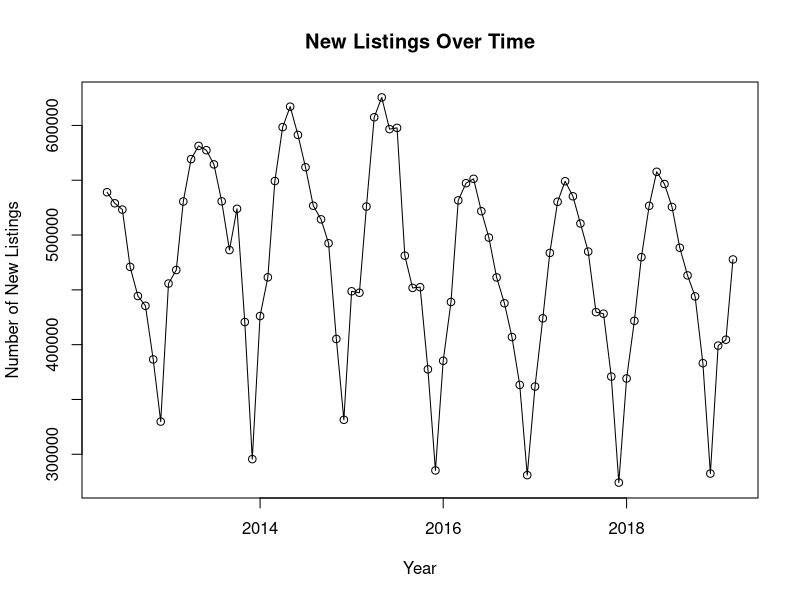
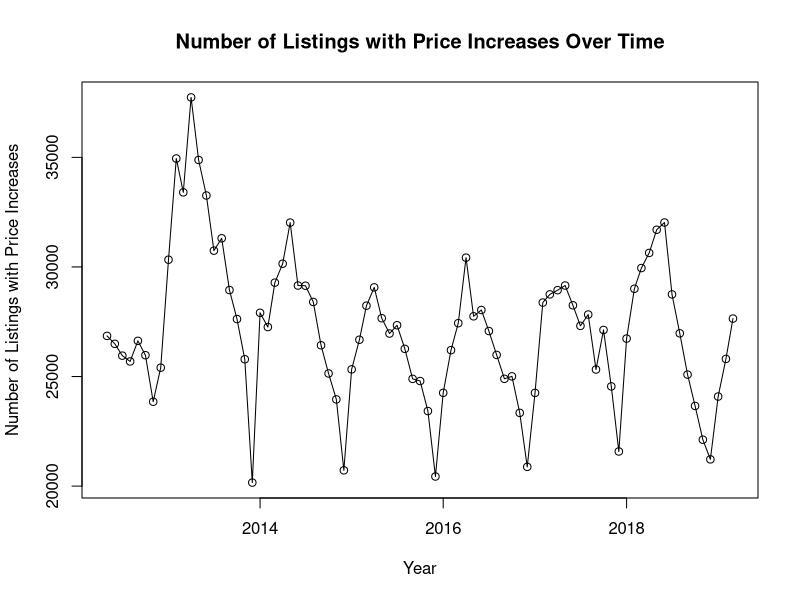
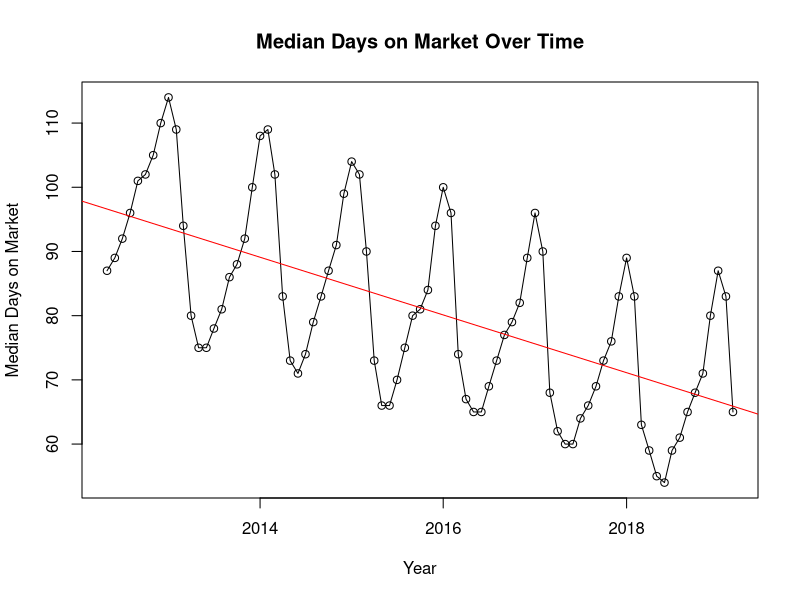
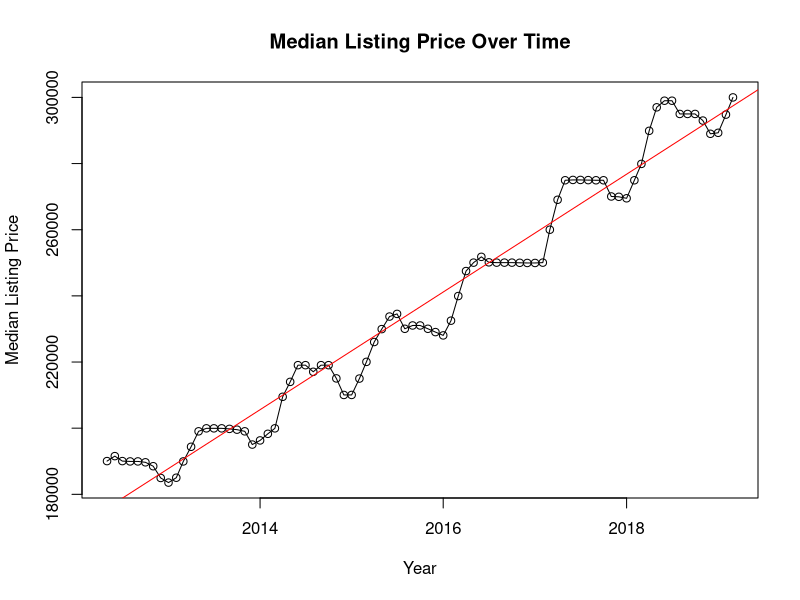
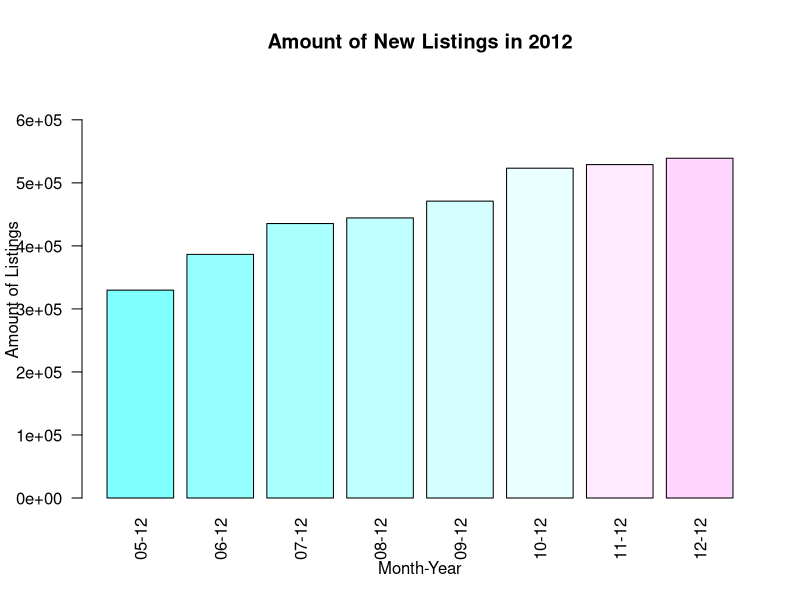
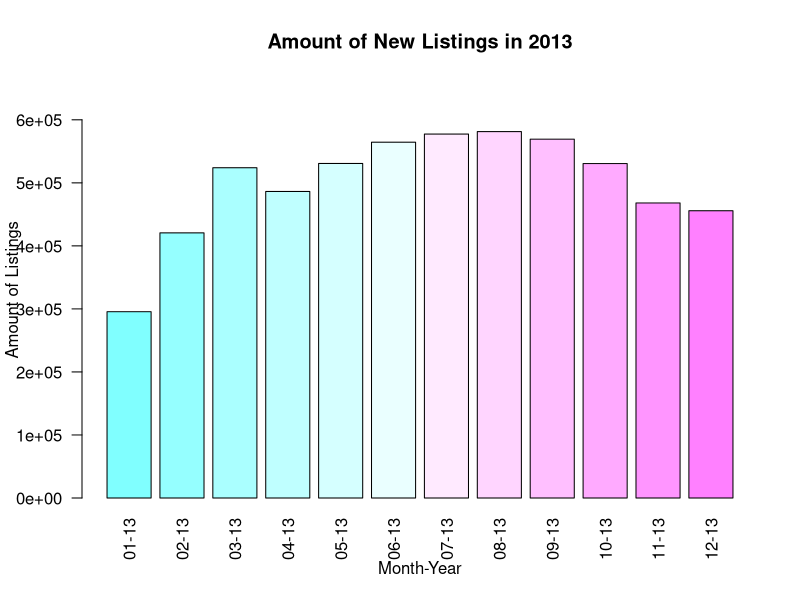
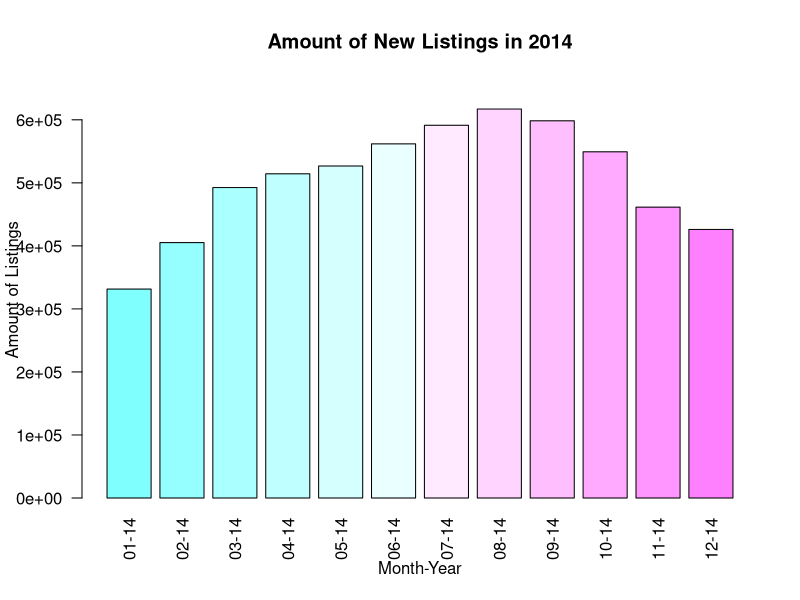
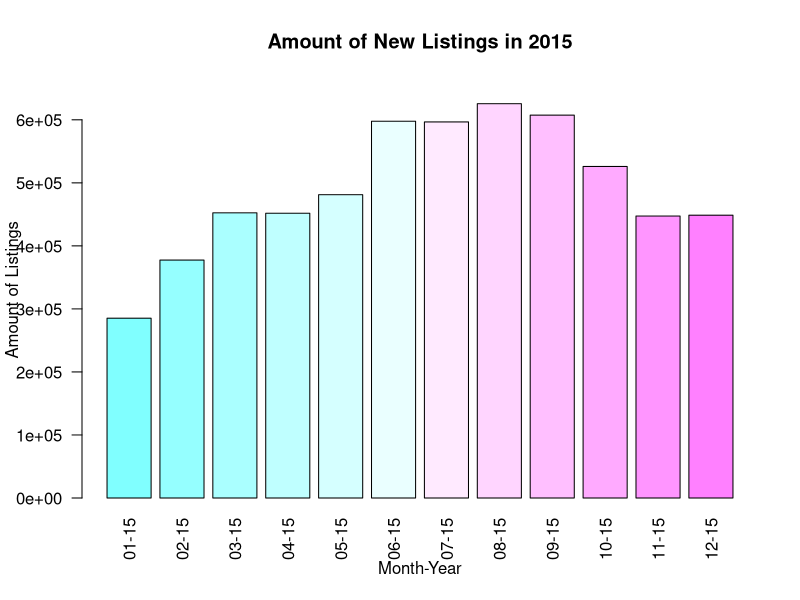

These charts were generated, in order, by the following R code: (Note: this script raises an error after producing the figures.)
# Original Data set:
# https://www.realtor.com/research/data/

# Sources:
# https://www.analyticsvidhya.com/blog/2015/12/complete-tutorial-time-series-modeling/
# https://anomaly.io/seasonal-trend-decomposition-in-r/

library(forecast)
library(plyr)
library(lattice)
library(zoo)
library(tseries)

# Read in Data Set
setwd("/Users/ericvela/Documents/Realtor Data")
national <- read.csv("RDC_InventoryCoreMetrics_US_Hist.csv")

# DATA TRANSFORMATIONS
#
# Format Month as MM/DD/YYYY
national$Month <- as.Date(national$Month, "%m/%d/%y")
# Rename Month Column to Date
names(national)[1] <- "Date"
# Create attribute that only includes months
national$MonthOnly <- format(national$Date, format = "%m")
# Create attribute that is Month Year
national$MonthYear <- format(national$Date, format = "%m-%y")
# Create Yearly filter dummy attributes
national$is2012 <- ifelse(national$Date < as.Date("2013-01-01"),1,0)
national$is2013 <- ifelse(national$Date < as.Date("2014-01-01") & national$Date >= as.Date("2013-01-01"),1,0)
national$is2014 <- ifelse(national$Date < as.Date("2015-01-01") & national$Date >= as.Date("2014-01-01"),1,0)
national$is2015 <- ifelse(national$Date < as.Date("2016-01-01") & national$Date >= as.Date("2015-01-01"),1,0)
national$is2016 <- ifelse(national$Date < as.Date("2017-01-01") & national$Date >= as.Date("2016-01-01"),1,0)
national$is2017 <- ifelse(national$Date < as.Date("2018-01-01") & national$Date >= as.Date("2017-01-01"),1,0)
national$is2018 <- ifelse(national$Date < as.Date("2019-01-01") & national$Date >= as.Date("2018-01-01"),1,0)
national$is2019 <- ifelse(national$Date < as.Date("2020-01-01") & national$Date >= as.Date("2019-01-01"),1,0)

# DATA VISUALIZATION (EDA)
#
# Plotting Date and New Listing Count
plot(national$Date, national$New.Listing.Count, 
     type = "o", 
     xlab = "Year", 
     ylab = "Number of New Listings", 
     main = "New Listings Over Time")

# Plotting Date and Price Increase Count
plot(national$Date, national$Price.Increase.Count, 
     type = "o",
     xlab = "Year",
     ylab = "Number of Listings with Price Increases",
     main = "Number of Listings with Price Increases Over Time")

# Plotting Date and Days on Market
plot(national$Date, national$Days.on.Market,
     type = "o",
     xlab = "Year",
     ylab = "Median Days on Market",
     main = "Median Days on Market Over Time")
abline(lm(national$Days.on.Market~national$Date), col = "red")


# Plotting Date and Median Listing Price
plot(national$Date, national$Median.Listing.Price,
     type = "o",
     xlab = "Year",
     ylab = "Median Listing Price",
     main = "Median Listing Price Over Time")
abline(lm(national$Median.Listing.Price~national$Date), col = "red")

# As Days on the market decreases, median listing price increases
cor(national$Days.on.Market, national$Median.Listing.Price)

# Find Max number of New Listings and the Date
# The maximum number of listings was in 2015-05-01 with 65572
max(national$New.Listing.Count)
national[which.max(national$New.Listing.Count),]$Date

#
# INSIGHT AND DESCRIPTIVE ANALYTICS
#
# Amount of New Listings per Year

# Amount of New Listings in 2012
barplot(national[national$is2012 == "1",]$New.Listing.Count,
        names.arg = sort(national[national$is2012 == "1",]$MonthYear, decreasing = FALSE),
        col = cm.colors(12),
        main = "Amount of New Listings in 2012",
        xlab = "Month-Year",
        ylab = "Amount of Listings",
        ylim = c(0,660000),
        las = 2)

# Amount of New Listings in 2013
barplot(national[national$is2013 == "1",]$New.Listing.Count,
        names.arg = sort(national[national$is2013 == "1",]$MonthYear, decreasing = FALSE),
        col = cm.colors(12),
        main = "Amount of New Listings in 2013",
        xlab = "Month-Year",
        ylab = "Amount of Listings",
        ylim = c(0,660000),
        las = 2)

# Amount of New Listings in 2014
barplot(national[national$is2014 == "1",]$New.Listing.Count,
        names.arg = sort(national[national$is2014 == "1",]$MonthYear, decreasing = FALSE),
        col = cm.colors(12),
        main = "Amount of New Listings in 2014",
        xlab = "Month-Year",
        ylab = "Amount of Listings",
        ylim = c(0,660000),
        las = 2)

# Amount of New Listings in 2015
barplot(national[national$is2015 == "1",]$New.Listing.Count,
        names.arg = sort(national[national$is2015 == "1",]$MonthYear, decreasing = FALSE),
        col = cm.colors(12),
        main = "Amount of New Listings in 2015",
        xlab = "Month-Year",
        ylab = "Amount of Listings",
        ylim = c(0,660000),
        las = 2)

# Amount of New Listings in 2016
barplot(national[national$is2016 == "1",]$New.Listing.Count,
        names.arg = sort(national[national$is2016 == "1",]$MonthYear, decreasing = FALSE),
        col = cm.colors(12),
        main = "Amount of New Listings in 2016",
        xlab = "Month-Year",
        ylab = "Amount of Listings",
        ylim = c(0,660000),
        las = 2)

# Amount of New Listings in 2017
barplot(national[national$is2017 == "1",]$New.Listing.Count,
        names.arg = sort(national[national$is2017 == "1",]$MonthYear, decreasing = FALSE),
        col = cm.colors(12),
        main = "Amount of New Listings in 2017",
        xlab = "Month-Year",
        ylab = "Amount of Listings",
        ylim = c(0,660000),
        las = 2)

# Amount of New Listings in 2018
barplot(national[national$is2018 == "1",]$New.Listing.Count,
        names.arg = sort(national[national$is2018 == "1",]$MonthYear, decreasing = FALSE),
        col = cm.colors(12),
        main = "Amount of New Listings in 2018",
        xlab = "Month-Year",
        ylab = "Amount of Listings",
        ylim = c(0,660000),
        las = 2)

# Amount of New Listings in 2019
barplot(national[national$is2019 == "1",]$New.Listing.Count,
        names.arg = sort(national[national$is2019 == "1",]$MonthYear, decreasing = FALSE),
        col = cm.colors(3),
        main = "Amount of New Listings in 2019",
        xlab = "Month-Year",
        ylab = "Amount of Listings",
        ylim = c(0,660000),
        las = 2)

# Amount of New Listings All Time
new.listings.all.time <- aggregate(New.Listing.Count ~ MonthYear, data = national, FUN = sum)
new.listings.all.time <- new.listings.all.time[order(-new.listings.all.time$New.Listing.Count),]
names(new.listings.all.time)[1] <- "MonthYear"
names(new.listings.all.time)[2] <- "Frequency.of.New.Listings"
new.listings.all.time <-transform(new.listings.all.time, Relative = prop.table(Frequency.of.New.Listings))
new.listings.all.time

# Yikes
barplot(new.listings.all.time$New.Listing.Count)

# Amount of New Listings by month Plot
new.listings.by.month <- aggregate(New.Listing.Count ~ MonthOnly, data = national, FUN = sum)
names(new.listings.by.month)[1] <- "Month"
names(new.listings.by.month)[2] <- "Frequency.of.New.Listings"
new.listings.by.month <-transform(new.listings.by.month, Relative = prop.table(Frequency.of.New.Listings))
new.listings.by.month$MonthAbb <- c("Jan","Feb","Mar",
                                    "Apr","May","Jun",
                                    "Jul","Aug","Sep",
                                    "Oct","Nov","Dec")
mean(new.listings.by.month$Frequency.of.New.Listings)
barplot(new.listings.by.month$Frequency.of.New.Listings,
        names.arg = new.listings.by.month$MonthAbb,
        col = cm.colors(12),
        ylab = "Frequency",
        xlab = "Month",
        main = "New Listings Per Month All Time",
        )


# Graph relative frequency per month for new listings
barplot(new.listings.by.month$Relative, 
        names.arg = new.listings.by.month$MonthAbb,
        xlab = "Month",
        ylab = "Relative Frequency",
        main = "Relative Frequency Per Month for New Listings",
        col = terrain.colors(12),
        ylim = c(0, .10))

#
# MODEL BUILDING
#

# Coerce Date and New Listings Count to a Time Series object
nldf <- subset(national, select = c(Date, New.Listing.Count))
nlts <- as.ts(read.zoo(nldf, FUN = as.yearmon))

plot(nlts,
     ylab = "New Listings",
     main = "New Listings Thus Far")

# unreliable trend, not run
#abline(reg=lm(nlts~time(nlts)), col = "red")

# aggregate the cycle year over year
plot(aggregate(nlts, FUN = mean))

# analyze seasonal effect
seas.effect <- boxplot(nlts~cycle(nlts))

# Check to see if the data is stationary
# 
# The data is stationary enough for now
adf.test(diff(log(nlts)), alternative="stationary", k=0)

# ACF plot
#
acf(log(nlts))

# use log trasnformation and regress on the difference of logs
# ACF plot cyts off after the first lag
acf(diff(log(nlts)))
# partial autocorrelation plot
pacf(diff(log(nlts)))

# ACF curve is getting cut off at Lag = 1
# p should be 0 (AR part of ARIMA) the data is not autoregressive


# fitted arima model
# Order is (p,d,q)
# 1st value (AR/p) of order should be 0 (no autocorrelation/autoregression)
# 2nd value (I/d) of order should be 1, we want differencing to remove non-stationarity,
# the data has time variance I = 1
# 3rd value (MA/q) of order should be 1 or 2 lags (1 seems better)
fit <- arima(log(nlts), order = c(0, 1, 2), seasonal = list(order = c(0, 1, 2), period = 12))
fit2 <- arima(log(nlts), order = c(0, 1, 1), seasonal = list(order = c(0, 1, 1), period = 12))
fit3 <- arima(log(nlts), order = c(0, 1, 3), seasonal = list(order = c(0, 1, 3), period = 12))

AIC(fit, fit2, fit3)
BIC(fit, fit2, fit3)

# Fit2 has the lowest combined AIC and BIC

# predict two years ahead (monthly)
pred <- predict(fit2, n.ahead = 2*12)

# natural log predicted power term (note: log base e of x)
e.pred <- 2.718^pred$pred

# plot previous data with logged predicted values
ts.plot(nlts,e.pred, 
        log = "y", 
        lty = c(1,3),
        ylab = "New Listings",
        main = "Forecasted New Listings in the United States \n (2 Year Prediction)")

